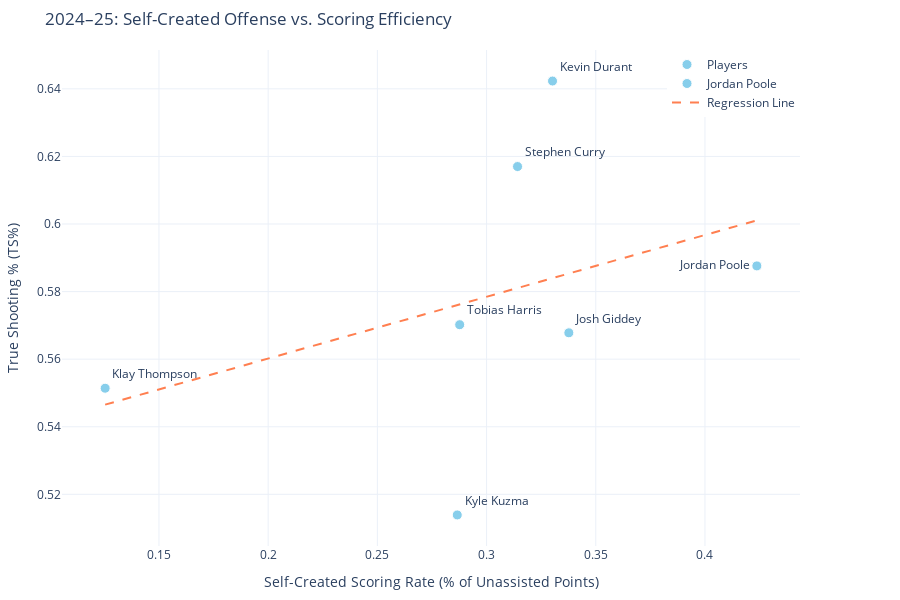

This figure's notebook cell:
### Code cell
import plotly.graph_objects as go
import numpy as np

# Sort for consistent labeling (optional)
season_data = season_data.sort_values('%UAST_Pts')

# Regression line
x_vals = season_data['%UAST_Pts']
y_vals = season_data['TS%']
slope, intercept = np.polyfit(x_vals, y_vals, 1)
reg_x = np.linspace(x_vals.min(), x_vals.max(), 100)
reg_y = slope * reg_x + intercept

# Create plot
fig = go.Figure()

# Separate Poole from the rest
poole_data = season_data[season_data['Player'] == 'Jordan Poole']
others = season_data[season_data['Player'] != 'Jordan Poole']

# Scatter for everyone else
fig.add_trace(go.Scatter(
    x=others['%UAST_Pts'],
    y=others['TS%'],
    mode='markers+text',
    text=others['Player'],
    textposition='top right',
    marker=dict(
        color='skyblue',
        size=10,
        line=dict(color='white', width=1)
    ),
    name='Players'
))

# Separate scatter for Jordan Poole, with label to the left
fig.add_trace(go.Scatter(
    x=poole_data['%UAST_Pts'],
    y=poole_data['TS%'],
    mode='markers+text',
    text=poole_data['Player'],
    textposition='middle left',
    marker=dict(
        color='skyblue',
        size=10,
        line=dict(color='white', width=1)
    ),
    name='Jordan Poole'
))

# Regression line
fig.add_trace(go.Scatter(
    x=reg_x,
    y=reg_y,
    mode='lines',
    line=dict(color='coral', width=2, dash='dash'),
    name='Regression Line',
    hoverinfo='skip'
))

# Layout with vertical stacked legend
fig.update_layout(
    title='2024–25: Self-Created Offense vs. Scoring Efficiency',
    xaxis_title='Self-Created Scoring Rate (% of Unassisted Points)',
    yaxis_title='True Shooting % (TS%)',
    template='plotly_white',
    legend=dict(
        x=1,
        y=1.0,
        xanchor='right',
        yanchor='top',
        orientation='v'  # stack vertically
    ),
    margin=dict(l=50, r=100, t=50, b=50),
    height=600,
    width=900
)

# Save to HTML file
#fig.write_html("img/self_created_scatter.html", include_plotlyjs="cdn", full_html=True)

### Figure 1 — Plotly figure (JSON) as saved in the notebook; plotly's stock layout.template omitted (floating-point values rounded to 4 significant figures)
{"data": [{"marker": {"color": "skyblue", "line": {"color": "white", "width": 1}, "size": 10}, "mode": "markers+text", "name": "Players", "text": ["Klay Thompson", "Kyle Kuzma", "Tobias Harris", "Stephen Curry", "Kevin Durant", "Josh Giddey"], "textposition": "top right", "type": "scatter", "x": [0.1254, 0.2866, 0.2877, 0.3142, 0.3302, 0.3377], "y": [0.5514, 0.5139, 0.5702, 0.617, 0.6423, 0.5678]}, {"marker": {"color": "skyblue", "line": {"color": "white", "width": 1}, "size": 10}, "mode": "markers+text", "name": "Jordan Poole", "text": ["Jordan Poole"], "textposition": "middle left", "type": "scatter", "x": [0.4238], "y": [0.5876]}, {"hoverinfo": "skip", "line": {"color": "coral", "dash": "dash", "width": 2}, "mode": "lines", "name": "Regression Line", "type": "scatter", "x": [0.1254, 0.1284, 0.1314, 0.1344, 0.1374, 0.1404, 0.1434, 0.1465, 0.1495, 0.1525, 0.1555, 0.1585, 0.1615, 0.1645, 0.1676, 0.1706, 0.1736, 0.1766, 0.1796, 0.1826, 0.1856, 0.1887, 0.1917, 0.1947, 0.1977, 0.2007, 0.2037, 0.2067, 0.2098, 0.2128, 0.2158, 0.2188, 0.2218, 0.2248, 0.2278, 0.2309, 0.2339, 0.2369, 0.2399, 0.2429, 0.2459, 0.2489, 0.252, 0.255, 0.258, 0.261, 0.264, 0.267, 0.27, 0.273, 0.2761, 0.2791, 0.2821, 0.2851, 0.2881, 0.2911, 0.2941, 0.2972, 0.3002, 0.3032, 0.3062, 0.3092, 0.3122, 0.3152, 0.3183, 0.3213, 0.3243, 0.3273, 0.3303, 0.3333, 0.3363, 0.3394, 0.3424, 0.3454, 0.3484, 0.3514, 0.3544, 0.3574, 0.3605, 0.3635, 0.3665, 0.3695, 0.3725, 0.3755, 0.3785, 0.3816, 0.3846, 0.3876, 0.3906, 0.3936, 0.3966, 0.3996, 0.4027, 0.4057, 0.4087, 0.4117, 0.4147, 0.4177, 0.4207, 0.4238], "y": [0.5465, 0.5471, 0.5476, 0.5482, 0.5487, 0.5493, 0.5498, 0.5504, 0.5509, 0.5515, 0.552, 0.5526, 0.5531, 0.5537, 0.5542, 0.5548, 0.5554, 0.5559, 0.5565, 0.557, 0.5576, 0.5581, 0.5587, 0.5592, 0.5598, 0.5603, 0.5609, 0.5614, 0.562, 0.5625, 0.5631, 0.5636, 0.5642, 0.5647, 0.5653, 0.5658, 0.5664, 0.5669, 0.5675, 0.568, 0.5686, 0.5691, 0.5697, 0.5702, 0.5708, 0.5713, 0.5719, 0.5724, 0.573, 0.5735, 0.5741, 0.5746, 0.5752, 0.5757, 0.5763, 0.5768, 0.5774, 0.5779, 0.5785, 0.579, 0.5796, 0.5801, 0.5807, 0.5812, 0.5818, 0.5823, 0.5829, 0.5834, 0.584, 0.5846, 0.5851, 0.5857, 0.5862, 0.5868, 0.5873, 0.5879, 0.5884, 0.589, 0.5895, 0.5901, 0.5906, 0.5912, 0.5917, 0.5923, 0.5928, 0.5934, 0.5939, 0.5945, 0.595, 0.5956, 0.5961, 0.5967, 0.5972, 0.5978, 0.5983, 0.5989, 0.5994, 0.6, 0.6005, 0.6011]}], "layout": {"height": 600, "legend": {"orientation": "v", "x": 1, "xanchor": "right", "y": 1, "yanchor": "top"}, "margin": {"b": 50, "l": 50, "r": 100, "t": 50}, "title": {"text": "2024–25: Self-Created Offense vs. Scoring Efficiency"}, "width": 900, "xaxis": {"title": {"text": "Self-Created Scoring Rate (% of Unassisted Points)"}}, "yaxis": {"title": {"text": "True Shooting % (TS%)"}}}}
